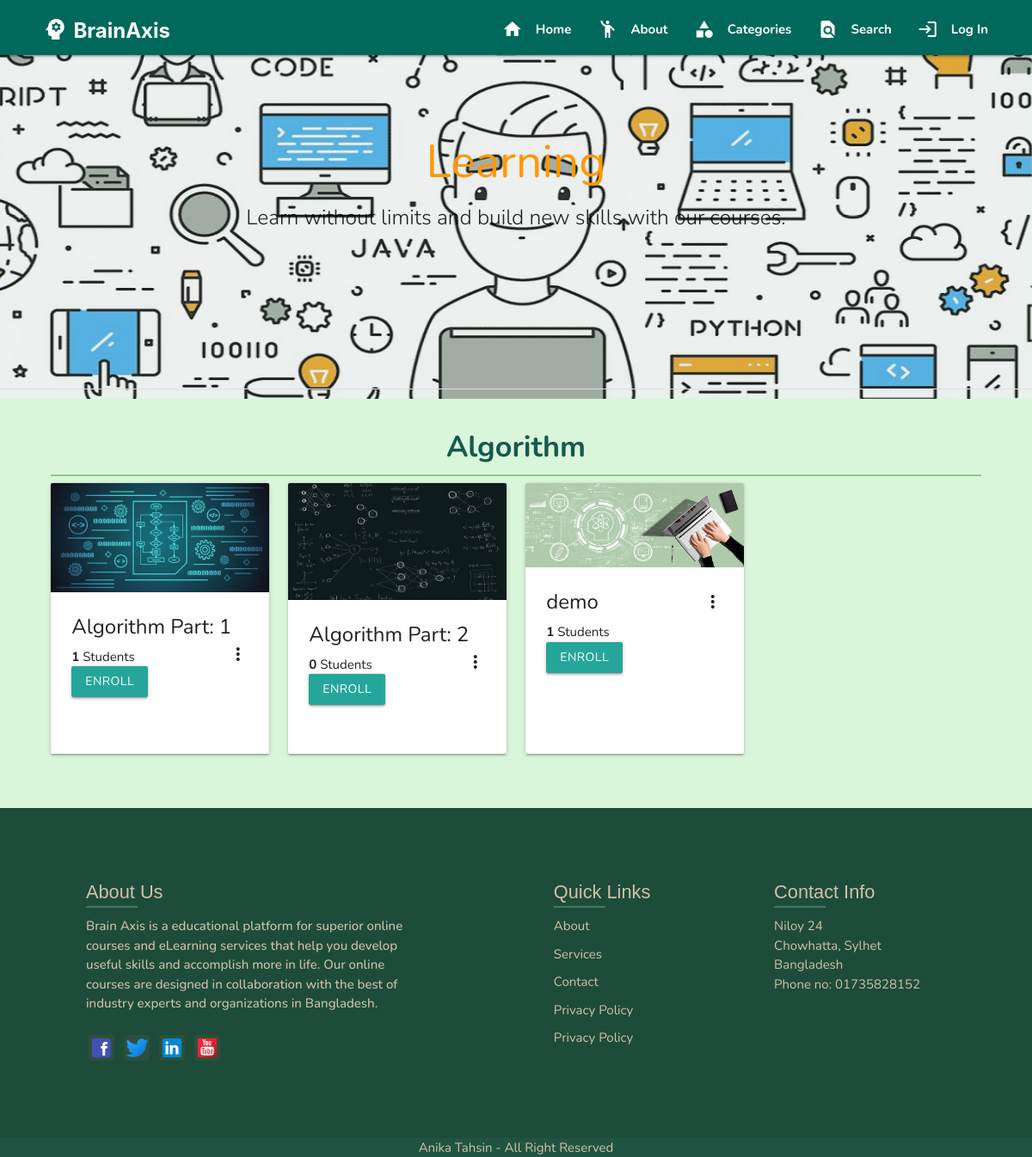
The app's page /course/categories/algorithm, older data.
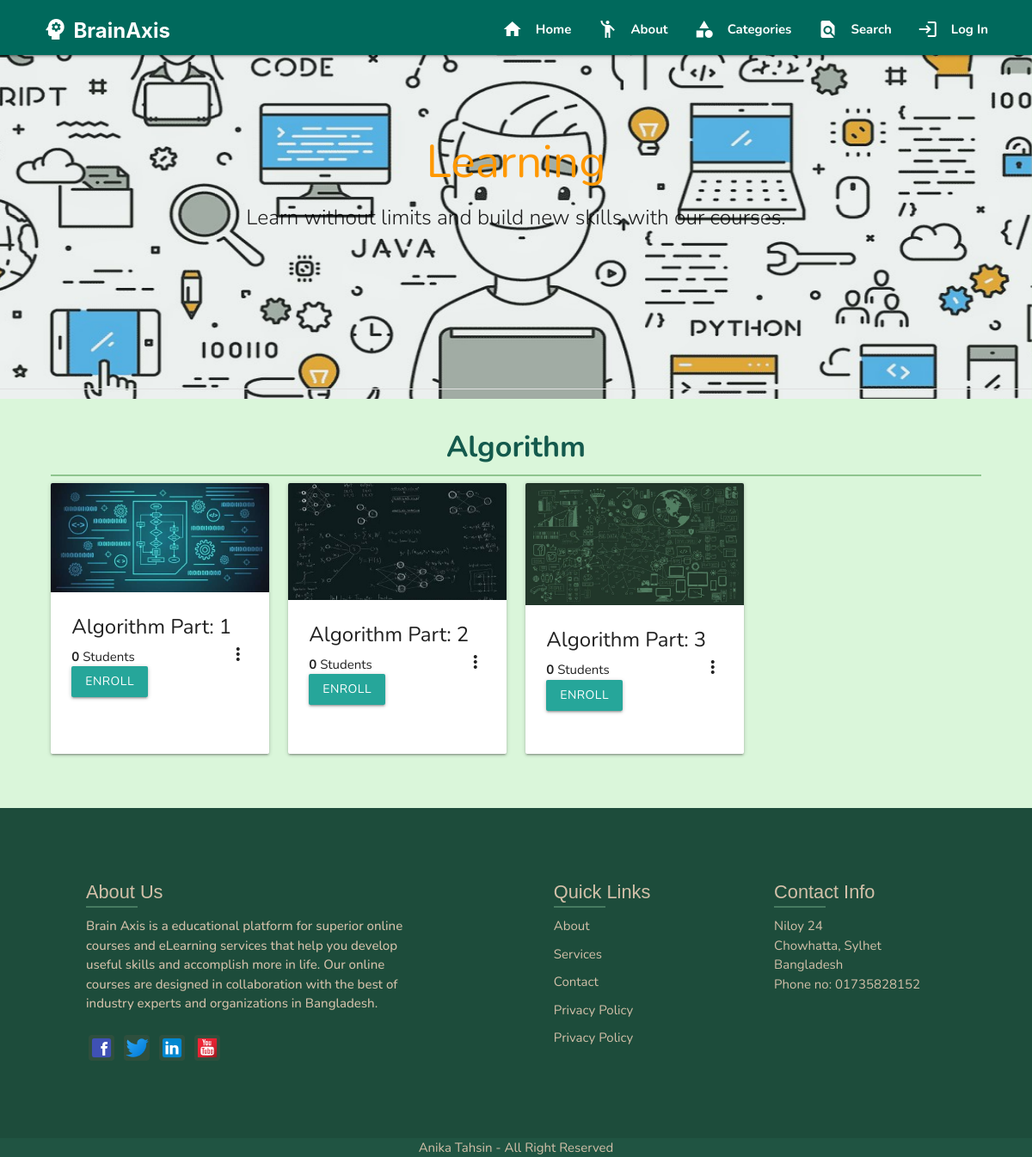
The same page, newer data.
### classroom/models.py (models this page shows, shortened)
class Course(models.Model):
	id = models.UUIDField(primary_key=True, default=uuid.uuid4, editable=False)
	picture = models.ImageField(upload_to=user_directory_path)
	title = models.CharField(max_length=200)
	description = models.CharField(max_length=800)
	category = models.ForeignKey(Category, on_delete=models.CASCADE)
	syllabus = RichTextField()
	user = models.ForeignKey(User, on_delete=models.CASCADE, related_name='course_owner')
	enrolled = models.ManyToManyField(User)
	modules = models.ManyToManyField(Module)
	questions = models.ManyToManyField(Question)

### classroom/views.py (the view)
# urls.py: path('categories/<category_slug>', CategoryCourses, name='category-courses'),
def CategoryCourses(request, category_slug):
	category = get_object_or_404(Category, slug=category_slug)
	courses = Course.objects.filter(category=category)
	context = {
		'category': category,
		'courses': courses,
	}
	return render(request, 'classroom/categorycourses.html', context)

### authy/views.py (called while the page is built)
def SideNavInfo(request):
	user = request.user
	nav_profile = None
	if user.is_authenticated:
		nav_profile = Profile.objects.get(user=user)
	return {'nav_profile': nav_profile}

### student_portall/templates/classroom/categorycourses.html (shortened to what this page needs)
{% extends 'base.html' %}
{% load static %}
{% block banner %}
<header id="cate-bg">
  <div class="section no-pad-bot" id="index-banner">
    <div>
      <br><br>
      <h2 class="header orange-text center">Learning</h2>
      <h5 class="header col s12 light center">Learn without limits and build new skills with our courses.</h5>
      <br>
    </div>
  </div>
</header>
{% endblock %}
{% block content %}
<div class="divider" style="margin-top: -1%;"></div>
<div style="margin: 4%;">
  <div class="row">
    <h4 class="center" style="color: rgb(20, 90, 77);"><b>{{ category.title }}</b></h4>
    <div class="divider" style="margin-left: 1%; margin-right: 1%; background-color: rgb(142, 197, 142);"></div>
    {% for course in courses %}
    <div class="col s12 m3">
      <div class="card" style="height: 315px;">
        <div class="card-image waves-effect waves-block waves-light">
          <img class="activator" src="{{ course.picture.url }}">
        </div>
        <div class="card-content">
          <span class="card-title activator grey-text text-darken-4"><b>{{ course.title }}</b><i class="material-icons right">more_vert</i></span>
          <p class="title"><b>{{ course.enrolled.count }}</b> Students</p>
          <a href="{% url 'enroll' course.id %}" class="btn">Enroll</a>
        </div>
      </div>
    </div>
    {% endfor %}
  </div>
</div>
{% endblock %}

Row changes from the older to the newer data that the page shows:
computed for Course "Algorithm Part: 1": enrolled.count "1" → "0"
changed Course: picture: a different picture; title "demo" → "Algorithm Part: 3"; enrolled.count "1" → "0"
